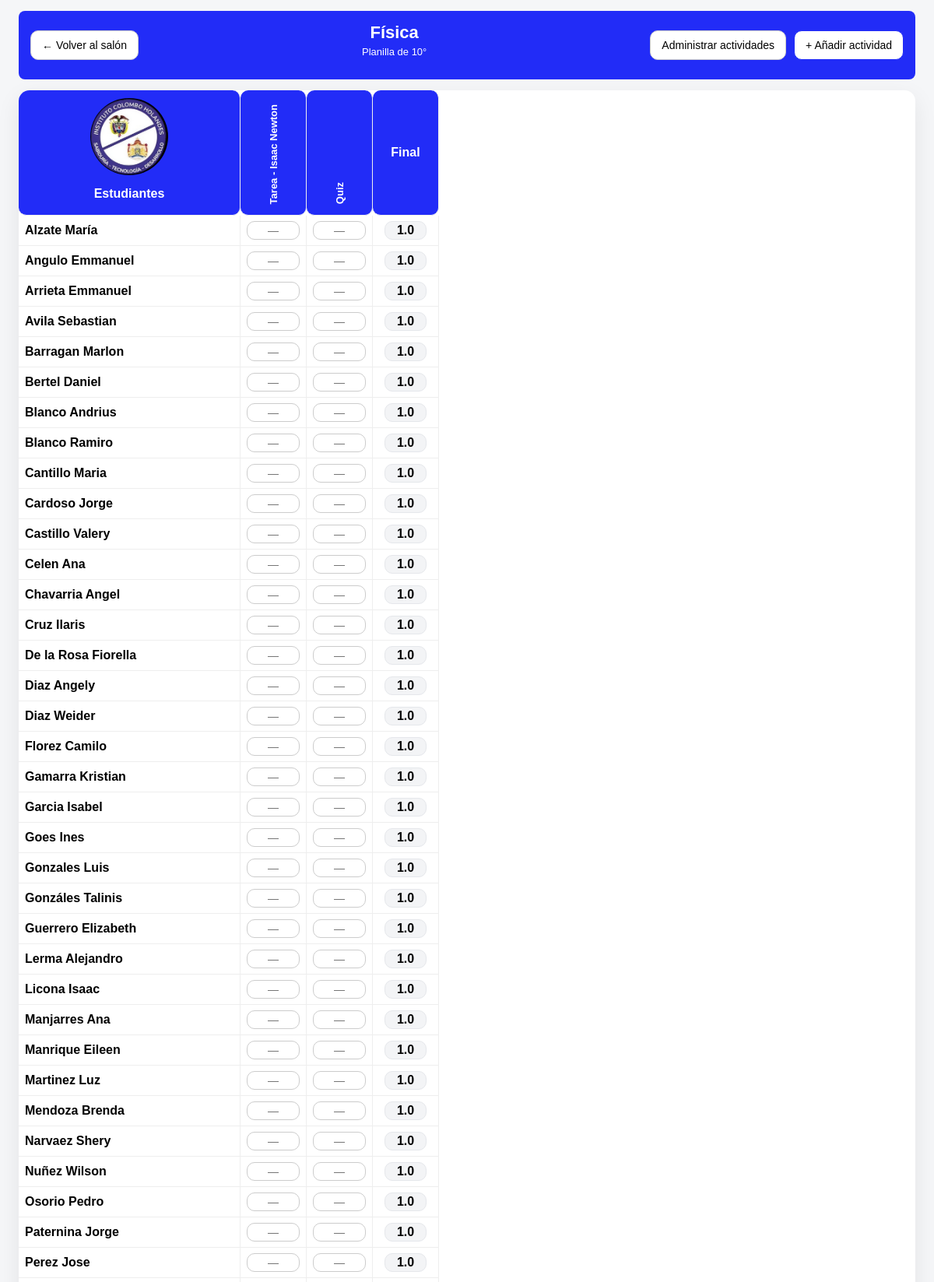
Page /materia/21 (signed in, upper part) on the committed database.
### app.py (models this page shows)
class Materia(db.Model):
    id = db.Column(db.Integer, primary_key=True)
    nombre = db.Column(db.String(120), nullable=False)    # ej: Matemáticas
    salon_id = db.Column(db.Integer, db.ForeignKey("salon.id"), nullable=False)
    salon = db.relationship("Salon", backref=db.backref("materias", lazy=True, cascade="all, delete-orphan"))

class Salon(db.Model):
    id = db.Column(db.Integer, primary_key=True)
    grado = db.Column(db.String(20), nullable=False)
    director = db.Column(db.String(120), nullable=False)
    usuario_id = db.Column(db.Integer, db.ForeignKey("usuario.id"), nullable=True)

class Actividad(db.Model):
    id = db.Column(db.Integer, primary_key=True)
    nombre = db.Column(db.String(120), nullable=False)
    materia_id = db.Column(db.Integer, db.ForeignKey("materia.id"), nullable=False)
    materia = db.relationship("Materia", backref=db.backref("actividades", lazy=True, cascade="all, delete-orphan"))

class Estudiante(db.Model):
    id = db.Column(db.Integer, primary_key=True)
    nombres = db.Column(db.String(120), nullable=False)
    apellidos = db.Column(db.String(120), nullable=False)
    salon_id = db.Column(db.Integer, db.ForeignKey("salon.id"), nullable=False)
    salon = db.relationship("Salon", backref=db.backref("estudiantes", lazy=True, cascade="all, delete-orphan"))

### app.py (the view)
@app.get("/materia/<int:materia_id>")
@login_required
def ver_materia(materia_id):
    materia = (
        Materia.query
        .join(Salon)
        .filter(Materia.id == materia_id, Salon.usuario_id == session["usuario_id"])
        .first_or_404()
    )
    estudiantes = Estudiante.query.filter_by(salon_id=materia.salon_id)\
        .order_by(Estudiante.apellidos.asc(), Estudiante.nombres.asc()).all()
    actividades = Actividad.query.filter_by(materia_id=materia.id)\
        .order_by(Actividad.id.asc()).all()
    est_ids = [e.id for e in estudiantes]
    act_ids = [a.id for a in actividades]
    notas_map = {}
    if est_ids and act_ids:
        notas = Nota.query.filter(
            Nota.estudiante_id.in_(est_ids),
            Nota.actividad_id.in_(act_ids)
        ).all()
        notas_map = {(n.estudiante_id, n.actividad_id): n.valor for n in notas}
    return render_template(
        "materias.html",
        materia=materia,
        estudiantes=estudiantes,
        actividades=actividades,
        notas_map=notas_map
    )

### app.py (called while the page is built)
def login_required(view_func):
    @wraps(view_func)
    def wrapped_view(*args, **kwargs):
        if "usuario_id" not in session:
            return redirect(url_for("login"))
        return view_func(*args, **kwargs)
    return wrapped_view

### templates/materias.html (shortened to what this page needs)
<!doctype html>
<html lang="es">
<head>
  <link rel="stylesheet" href="/static/css/estilo_planilla.css">
</head>
<body>
  <div class="topbar">
    <a href="{{ url_for('ver_salon', salon_id=materia.salon_id) }}" class="btn">← Volver al salón</a>
    <div class="info">
      <h1>{{ materia.nombre }}</h1>
      <p class="muted" style="color: white">Planilla de {{ materia.salon.grado }}</p>
    </div>
    <div class="right-buttons">
      <button class="btn" id="btnAdministrarActividad">Administrar actividades</button>
      <button class="btn primary" id="btnActividad">+ Añadir actividad</button>
    </div>
  </div>
  <div class="gradebook-wrap">
    <div class="table-scroll table-area">
      <div class="table-inner">
        <table class="gradebook">
          <thead>
            <tr>
              <th class="sticky-col th-estudiantes">
                <div class="th-estudiantes-inner">
                  <img class="logo" src="/static/img/colombo-holandes.jpeg">
                  <span>Estudiantes</span>
                </div>
              </th>
              {% for a in actividades %}
                <th class="th-actividad">
                  <span>{{ a.nombre }}</span>
                </th>
              {% endfor %}
                <th class="th-final">Final</th>
            </tr>
          </thead>
          <tbody>
            {% for e in estudiantes %}
              <tr>
                <td class="sticky-col">{{ e.apellidos}} {{ e.nombres }}</td>
                {% for a in actividades %}
                  <td>
                    <input class="nota" type="number" min="0" max="5" step="0.1"
                          value="{{ notas_map.get((e.id, a.id), '') }}"
                          data-estudiante="{{ e.id }}"
                          data-actividad="{{ a.id }}"
                          placeholder="—">
                  </td>
                {% endfor %}
                <td class="td-final">
                  <span class="final" data-estudiante="{{ e.id }}">—</span>
                </td>
              </tr>
            {% endfor %}
          </tbody>
        </table>
      </div>
    </div>
  </div>
</body>
</html>

### static/css/estilo_planilla.css (style rules this page uses)
body { margin: 0; padding: 24px; background: #f5f6f8; font-family: Arial, sans-serif; }
.topbar { display: grid; grid-template-columns: auto 1fr auto; align-items: center; background-color: rgb(34, 44, 247); color: white; padding: 15px; border-radius: 8px; margin-bottom: 14px; margin-top: -10px; }
.topbar .info { text-align: center; justify-self: center; }
.info h1 { margin:0; font-size: 22px; }
.muted { color:#666; font-size: 13px; margin-top:4px; }
.btn { padding:10px 14px; border:1px solid #ccc; background:#fff; border-radius:10px; cursor:pointer; text-decoration:none; color:#000; font-size:14px; }
.btn.primary { background: white; color:black; border-color:rgb(34, 44, 247); }
.gradebook-wrap { background:#ffffff; border-radius:14px; box-shadow:0 10px 30px rgba(0,0,0,.08); overflow:hidden; }
.table-area { position: relative; }
.table-scroll { overflow:auto; max-height: 81vh; overflow-x: hidden; }
.table-inner { display: inline-block; }
table.gradebook { table-layout: fixed; border-collapse: separate; border-spacing: 0; width: auto; }
table.gradebook th, table.gradebook td { border-right: 1px solid #eeeeee; border-bottom: 1px solid #eee; padding: 10px 12px; background:#ffffff; white-space: nowrap; }
table.gradebook th:not(.sticky-col), table.gradebook td:not(.sticky-col) { width: 60px; min-width: 60px; max-width: 60px; }
.th-actividad { height: 140px; vertical-align: bottom; padding: 0px; text-align: center; }
.th-actividad span { writing-mode: vertical-rl; transform: rotate(180deg); white-space: nowrap; font-size: 13px; }
.th-estudiantes { padding: 0; vertical-align: top; background: transparent; }
.th-estudiantes-inner { display: flex; flex-direction: column; justify-content: center; align-items: center; height: 100%; }
.logo { border-radius: 70px; width: 100px; margin-bottom: 15px; }
table.gradebook thead th { position: sticky; top: 0; z-index: 3; background:rgb(34, 44, 247); color: white; font-weight:700; border-radius: 10px; overflow: hidden; text-overflow: ellipsis; white-space: nowrap; }
table.gradebook .sticky-col { position: sticky; left: 0; z-index: 4; background:#ffffff; font-weight:700; width: 260px; min-width: 260px; max-width: 260px; color: black; }
table.gradebook thead .sticky-col { z-index: 5; background:rgb(34, 44, 247); color: white; }
table.gradebook tbody td { padding: 7px 8px; }
.nota { width:100%; height: 24px; box-sizing: border-box; padding:2px 0px; border:1px solid #ccc; border-radius:10px; outline:none; text-align:center; font-size:14px; transition:.2s; }
.nota { appearance: textfield; }
.th-final, .td-final { width: 60px; min-width: 60px; max-width: 60px; text-align: center; font-weight: 700; }
.th-final { background: rgb(34, 44, 247); color: #fff; }
.final { display: inline-block; min-width: 48px; padding: 2px 2px; border-radius: 10px; background: #f3f4f6; border: 1px solid #e5e7eb; }
.right-buttons { display: flex; gap: 10px; align-items: center; }

### rows in the picture
Materia: nombre "Física"
Salon: salon.grado "10°"
Actividad: nombre "Tarea - Isaac Newton"
Actividad: nombre "Quiz"
Estudiante: apellidos "Alzate", nombres "María"
Estudiante: apellidos "Angulo", nombres "Emmanuel"
Estudiante: apellidos "Arrieta", nombres "Emmanuel"
Estudiante: apellidos "Avila", nombres "Sebastian"
Estudiante: apellidos "Barragan", nombres "Marlon"
Estudiante: apellidos "Bertel", nombres "Daniel"
Estudiante: apellidos "Blanco", nombres "Andrius"
Estudiante: apellidos "Blanco", nombres "Ramiro"
Estudiante: apellidos "Cantillo", nombres "Maria"
Estudiante: apellidos "Cardoso", nombres "Jorge"
Estudiante: apellidos "Castillo", nombres "Valery"
Estudiante: apellidos "Celen", nombres "Ana"
Estudiante: apellidos "Chavarria", nombres "Angel"
Estudiante: apellidos "Cruz", nombres "Ilaris"
Estudiante: apellidos "De la Rosa", nombres "Fiorella"
Estudiante: apellidos "Diaz", nombres "Angely"
Estudiante: apellidos "Diaz", nombres "Weider"
Estudiante: apellidos "Florez", nombres "Camilo"
Estudiante: apellidos "Gamarra", nombres "Kristian"
Estudiante: apellidos "Garcia", nombres "Isabel"
Estudiante: apellidos "Goes", nombres "Ines"
Estudiante: apellidos "Gonzales", nombres "Luis"
Estudiante: apellidos "Gonzáles", nombres "Talinis"
Estudiante: apellidos "Guerrero", nombres "Elizabeth"
Estudiante: apellidos "Lerma", nombres "Alejandro"
Estudiante: apellidos "Licona", nombres "Isaac"
Estudiante: apellidos "Manjarres", nombres "Ana"
Estudiante: apellidos "Manrique", nombres "Eileen"
Estudiante: apellidos "Martinez", nombres "Luz"
Estudiante: apellidos "Mendoza", nombres "Brenda"
Estudiante: apellidos "Narvaez", nombres "Shery"
Estudiante: apellidos "Nuñez", nombres "Wilson"
Estudiante: apellidos "Osorio", nombres "Pedro"
Estudiante: apellidos "Paternina", nombres "Jorge"
Estudiante: apellidos "Perez", nombres "Jose"
